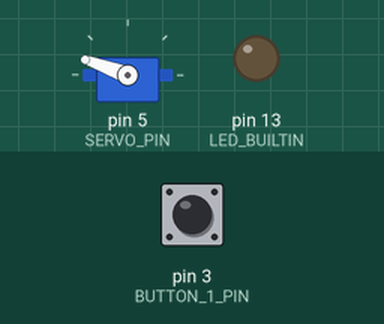
Simulated run of this sketch. Board: Arduino Uno, built with avr-gcc and run on an emulated ATmega328P. On the bench: servo, output pins drawn as LEDs (lit = HIGH). The inputs (shaded band) are chosen by the test bench; at power-on: pin 3 (BUTTON_1_PIN) HIGH.

Above: at 4.05 s.
At 4.95 s:
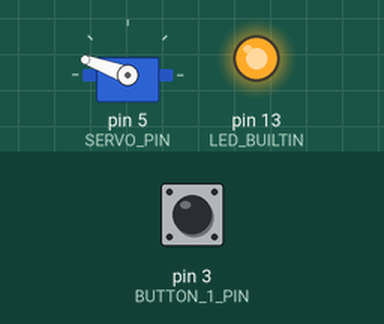
Timing chart, 0 to 8.6 s (numbered marks = the images above):
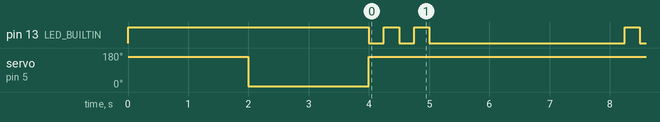

Measured:
- by itself, pin 13 (LED_BUILTIN): repeats every 4.0 s: HIGH 0.25 s, LOW 0.25 s, HIGH 0.25 s, LOW 3.3 s
- by itself, servo on pin 5 (SERVO_PIN): 160° → 5° at 2.0 s, → 160° 2.0 s later

The sketch:

Safety_device.ino
```cpp
//Safety device by Rostyslav Gurevych

//---------- Define pins and constants
#define BUTTON_1_PIN 3                     //Button pin
#define SERVO_PIN 5                        //Servo pin
#define SAFETY_ON_ANGLE 160                //Servo angle in closed position (safety on)
#define SAFETY_OFF_ANGLE 5                 //Servo angle in open position (safety off)
#define MIN_TIMER_UNIT_VALUE 2             //Minimum timer value (in units)
#define MAX_TIMER_UNIT_VALUE 3             //Maximum timer value (in units)
#define DEFAULT_TIMER_VALUE 2              //Default timer value on startup (in units)
#define DISARMED_LED_BLINK_INTERVAL 250    //How often LED blinks in Disarmed mode
#define ARMED_LED_BLINK_INTERVAL 125       //How often LED blinks in Armed mode
#define DISARMED_LED_SERIES_INTERVAL 3000  //How often the series of LED blinks is shown in Disarmed mode
#define ARMED_LED_SERIES_INTERVAL 5000     //How often the series of LED blinks is shown in Armed mode
#define MODE_CHANGE_INDICATION 2000        //How long the LED will be on when mode is changed
#define OPERATION_MULTIPLICATOR 600        //Period of time equal to one unit of delay counter (seconds)


//---------- Include libraries
#include <TimerMs.h>
#include <EncButton.h>
#include <ServoSmooth.h>

//---------- Initialize devices
Button btn1(BUTTON_1_PIN, INPUT_PULLUP);
ServoSmooth mainServo;

//---------- Timers
TimerMs blinkTimer(DISARMED_LED_BLINK_INTERVAL, 1);
TimerMs blinkSeriesTimer(DISARMED_LED_SERIES_INTERVAL, 1);
TimerMs modeChangeTimer(MODE_CHANGE_INDICATION, 1);
TimerMs operationTimer(1000, 0, 1);

//---------- Variables
boolean ledFlag = false;
boolean armedModeFlag = false;
boolean startUpFlag = true;
boolean ledBlinkFlag = false;
boolean modeChangeFlag = false;
byte setDelayCounter = DEFAULT_TIMER_VALUE;
byte blinkCounter;
byte mode = 0;


void setup() {
  //Pin modes
  pinMode(LED_BUILTIN, OUTPUT);
  mainServo.attach(SERVO_PIN);
  btn1.setHoldTimeout(1000);

  //Startup check
  ledFlag = true;
  ledSwitch();
  closeSafetyGate();
  delay(MODE_CHANGE_INDICATION);
  openSafetyGate();
  delay(MODE_CHANGE_INDICATION);
  closeSafetyGate();
  ledFlag = false;
  ledSwitch();

  mode = 1;
}


void loop() {
  buttonTick();
  operationTick();
  ledTick();
  ledSwitch();
}


void buttonTick(){
  btn1.tick();

  if(mode == 1){
    if(btn1.click()){
      setDelayCounter ++;
      if(setDelayCounter > MAX_TIMER_UNIT_VALUE){
        setDelayCounter = MIN_TIMER_UNIT_VALUE;
      }
    }
  }

  if(btn1.hold()){
    mode ++;

    if(mode > 2){
      mode = 1;
    }

    if(mode == 1){
      blinkTimer.setTime(DISARMED_LED_BLINK_INTERVAL);
      blinkSeriesTimer.setTime(DISARMED_LED_SERIES_INTERVAL);
      operationTimer.stop();
      closeSafetyGate();
    }

    else if(mode == 2){
      blinkTimer.setTime(ARMED_LED_BLINK_INTERVAL);
      blinkSeriesTimer.setTime(ARMED_LED_SERIES_INTERVAL);
      operationTimer.setTime(setDelayCounter * OPERATION_MULTIPLICATOR * 1000L);
      operationTimer.start();
    }

    blinkSeriesTimer.restart();
    ledBlinkFlag = false;
    modeChangeIndication();
  }
}


void modeChangeIndication(){
  modeChangeTimer.start();
  modeChangeFlag = true;
}


void ledTick(){
  if(modeChangeFlag){
    if(modeChangeTimer.tick()){
      ledFlag = false;
      modeChangeFlag = false;
      blinkSeriesTimer.restart();
    }
    else{
      ledFlag = true;
      return;
    }
  }

  if(blinkSeriesTimer.tick() && (mode == 1 || mode == 2)){
    ledBlinkFlag = true;
    blinkCounter = 1;
    blinkTimer.restart();
  }

  if(ledBlinkFlag){
    if(blinkCounter > setDelayCounter){
      ledBlinkFlag = false;
    }

    if(blinkTimer.tick()){
      if(ledFlag){
        ledFlag = false;
        blinkCounter ++;
        blinkSeriesTimer.restart();
      }
      else{
        ledFlag = true;
      }
    }
  }
}


void operationTick(){
  if(mode == 2){
    if(operationTimer.tick()){
      mode = 3;
      modeChangeIndication();
      openSafetyGate();
    }
  }
}


void openSafetyGate(){
  mainServo.write(SAFETY_OFF_ANGLE);
}


void closeSafetyGate(){
  mainServo.write(SAFETY_ON_ANGLE);
}


void ledSwitch() {
  digitalWrite(LED_BUILTIN, ledFlag);
}
```
